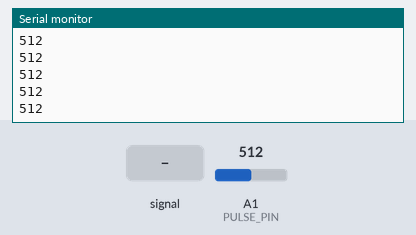
The sketch below on a simulated Arduino Uno, built with avr-gcc and run on an emulated ATmega328P. Shown: the last lines printed to the serial monitor. The test bench sets the inputs (shaded band); at power-on: A1 (PULSE_PIN) = 512.

Above: at 1.2 s.
1.3 s: A1 (PULSE_PIN) fed a 200 Hz sine of ±81 counts around its level
At 2.2 s:
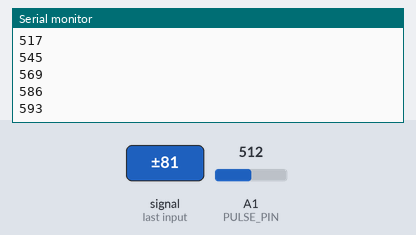
2.8 s: A1 (PULSE_PIN) set to 716
At 3.8 s:
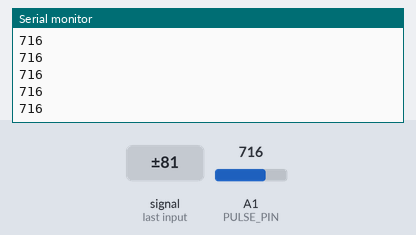
4.3 s: A1 (PULSE_PIN) fed a 1000 Hz sine of ±255 counts around its level
5.8 s: A1 (PULSE_PIN) set to 511
At 6.8 s:
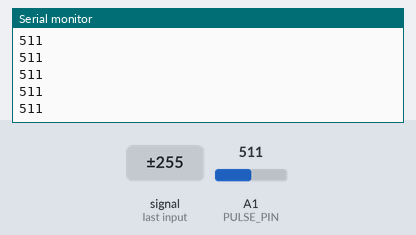
Timing chart, 0 to 8.3 s (numbered marks = the images above; inputs shaded):
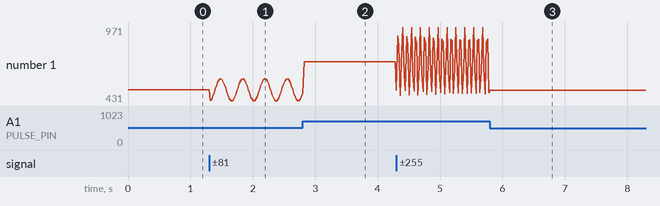

Measured:
- after the input at 1.3 s, the serial monitor: prints a new line at once (image 1)
- plotted number 1: 512 → 487 after the input at 1.3 s, 716 → 493 after the input at 4.3 s

The sketch:

test_heart.ino
```cpp
/* #define PULSE_PIN A1

void setup() {
  Serial.begin(9600);
  Serial.println("Pulse Sensor Test Started");
}

void loop() {
  int value = analogRead(PULSE_PIN);

  Serial.print("Pulse raw value: ");
  Serial.println(value);

  delay(50);
} */
#define PULSE_PIN A1

void setup() {
  Serial.begin(9600);
}

void loop() {
  int signal = analogRead(PULSE_PIN);
  Serial.println(signal);
  delay(20);
}
```
